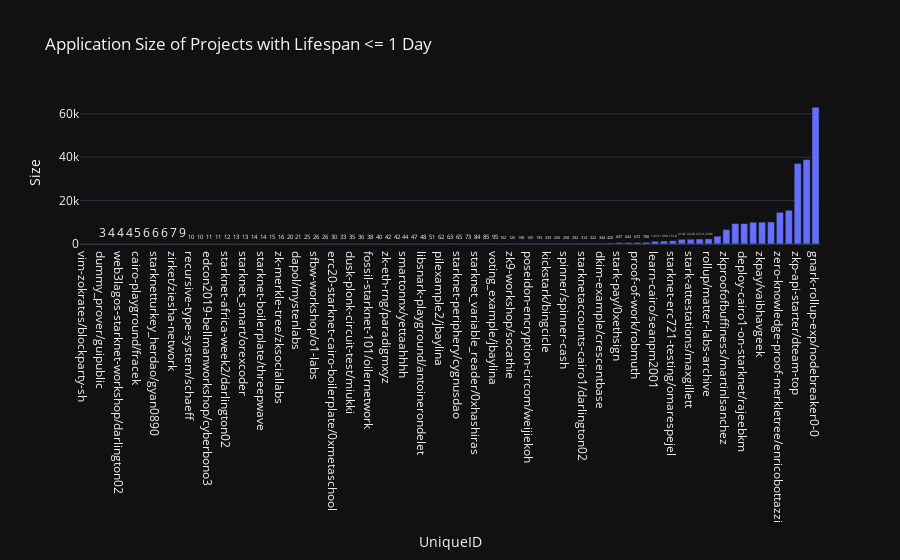

Here is the notebook cell this chart was saved with:
### Markdown cell above
#### Repository Sizes of Short-lived Applications

### Code cell
shortlived_apps = zkp_applications[zkp_applications['Age'] <= 1]
shortlived_apps.sort_values(by='Size', inplace=True)

fig = px.bar(shortlived_apps, 
            x='UniqueID', 
            y='Size',
            title='Application Size of Projects with Lifespan <= 1 Day',
            template='plotly_dark', 
            text='Size'
            )

fig.show()

### Figure 1 — Plotly figure (JSON) as saved in the notebook; plotly's stock layout.template omitted (floating-point values rounded to 4 significant figures)
{"data": [{"alignmentgroup": "True", "hovertemplate": "UniqueID=%{x}<br>Size=%{text}<extra></extra>", "legendgroup": "", "marker": {"color": "#636efa", "pattern": {"shape": ""}}, "name": "", "offsetgroup": "", "orientation": "v", "showlegend": false, "text": [1, 2, 3, 4, 4, 4, 5, 6, 6, 6, 7, 9, 10, 10, 11, 11, 12, 13, 13, 14, 14, 15, 16, 20, 21, 25, 26, 26, 30, 33, 35, 36, 38, 40, 42, 42, 44, 47, 48, 51, 62, 63, 65, 73, 84, 85, 95, 102, 126, 158, 165, 193, 239, 256, 258, 292, 314, 322, 344, 420, 637, 642, 672, 780, 1263, 1390, 1518, 2146, 2220, 2310, 2396, 3621, 6693, 9410, 9422, 10043, 10064, 10145, 14587, 15541, 37121, 38918, 63020], "textposition": "auto", "type": "bar", "x": ["vim-zokrates/blockparty-sh", "zkp-eddsa-point-doubler/aspiers", "dummy_prover/guipublic", "plonky2-semaphore/mir-protocol", "web3lagos-starknet-workshop/darlington02", "only-circom/etikshajain", "cairo-playground/fracek", "verify-adultness/andrejrakic", "starknetturkey_herdao/gyan0890", "herdao-cairo/omarespejel", "zirket/ziesha-network", "cairo-array-utils/codefordao", "recursive-type-system/schaeff", "starknet-social/dolven-labs-catalyst", "edcon2019-bellmanworkshop/cyberbono3", "cairo-gda/cartridge-gg", "starknet-africa-week2/darlington02", "plonky2-bn254-poseidon/hrmk1o3", "starknet_smart/orexcoder", "zk-trisa/jaketarnow", "starknet-boilerplate/threepwave", "bulletproof-aggregator/hdevalence", "zk-merkle-tree/zksociallabs", "field-matrix/edgarbarrantes", "dapol/mystenlabs", "openzeppelin/thearkprojekt", "sfbw-workshop/o1-labs", "lattice-zksnark/lattice-based-zksnarks", "erc20-starknet-cairo-boilerplate/0xmetaschool", "random_permute/jbaylina", "dusk-plonk-circuit-test/miukki", "sha512/electron-labs", "fossil-starknet-101/oilernetwork", "brilliantblocks-starknet-diamond/brilliantblocks", "zk-eth-rng/paradigmxyz", "vc-compiler/platonnetwork", "smartonnx/yettaahhhh", "lx-sonic/layerxcom", "libsnark-playground/antoinerondelet", "cairo-learning/miguelmota", "pilexample2/jbaylina", "cairo-lib/aspectco", "starknet-periphery/cygnusdao", "open-credit-score-chain/mstrangfeld", "starknet_variable_reader/0xhashiras", "starknet-edu-solutions/cryptoleek-eth", "voting_example/jbaylina", "circom-bigint/alex-ozdemir", "zk9-workshop/socathie", "vdf_snark/mmaller", "poseidon-encryption-circom/weijiekoh", "zkp-deep-dive/eyblockchain", "kickstark/bingcicle", "zero-knowledge-proof-zokrates/brijk20", "spinner/spinner-cash", "libsnark-supercop/mbbarbosa", "starknetaccounts-cairo1/darlington02", "crypts/refcell", "dkim-example/crescentbase", "paris-hackathon-2022/zklend", "stark-pay/0xethsign", "zhai-token/andrewdong14", "proof-of-work/robmuth", "reefnet/gigameshgarages", "learn-cairo/seanpm2001", "blockchain-capstone/sumchat", "starknet-erc721-testing/omarespejel", "polygon-id/jarrodwatts", "stark-attestations/maxgillett", "nfta-tornado/darth-cy", "rollup/matter-labs-archive", "zkotp/socathie", "zkproofofbuffiness/martinlsanchez", "zknft/johhonn", "deploy-cairo1-on-starknet/rajeebkm", "starknetcc-ctf/pscott", "zkpay/vaibhavgeek", "snarkjs-react/lherskind", "zero-knowledge-proof-merkletree/enricobottazzi", "zkp-workshop-project/thekscar", "zkp-api-starter/dteam-top", "zokrates_ethsf_confer/dsummers91", "gnark-rollup-exp/nodebreaker0-0"], "xaxis": "x", "y": [1, 2, 3, 4, 4, 4, 5, 6, 6, 6, 7, 9, 10, 10, 11, 11, 12, 13, 13, 14, 14, 15, 16, 20, 21, 25, 26, 26, 30, 33, 35, 36, 38, 40, 42, 42, 44, 47, 48, 51, 62, 63, 65, 73, 84, 85, 95, 102, 126, 158, 165, 193, 239, 256, 258, 292, 314, 322, 344, 420, 637, 642, 672, 780, 1263, 1390, 1518, 2146, 2220, 2310, 2396, 3621, 6693, 9410, 9422, 10043, 10064, 10145, 14587, 15541, 37121, 38918, 63020], "yaxis": "y"}], "layout": {"barmode": "relative", "legend": {"tracegroupgap": 0}, "title": {"text": "Application Size of Projects with Lifespan <= 1 Day"}, "xaxis": {"anchor": "y", "domain": [0, 1], "title": {"text": "UniqueID"}}, "yaxis": {"anchor": "x", "domain": [0, 1], "title": {"text": "Size"}}}}
